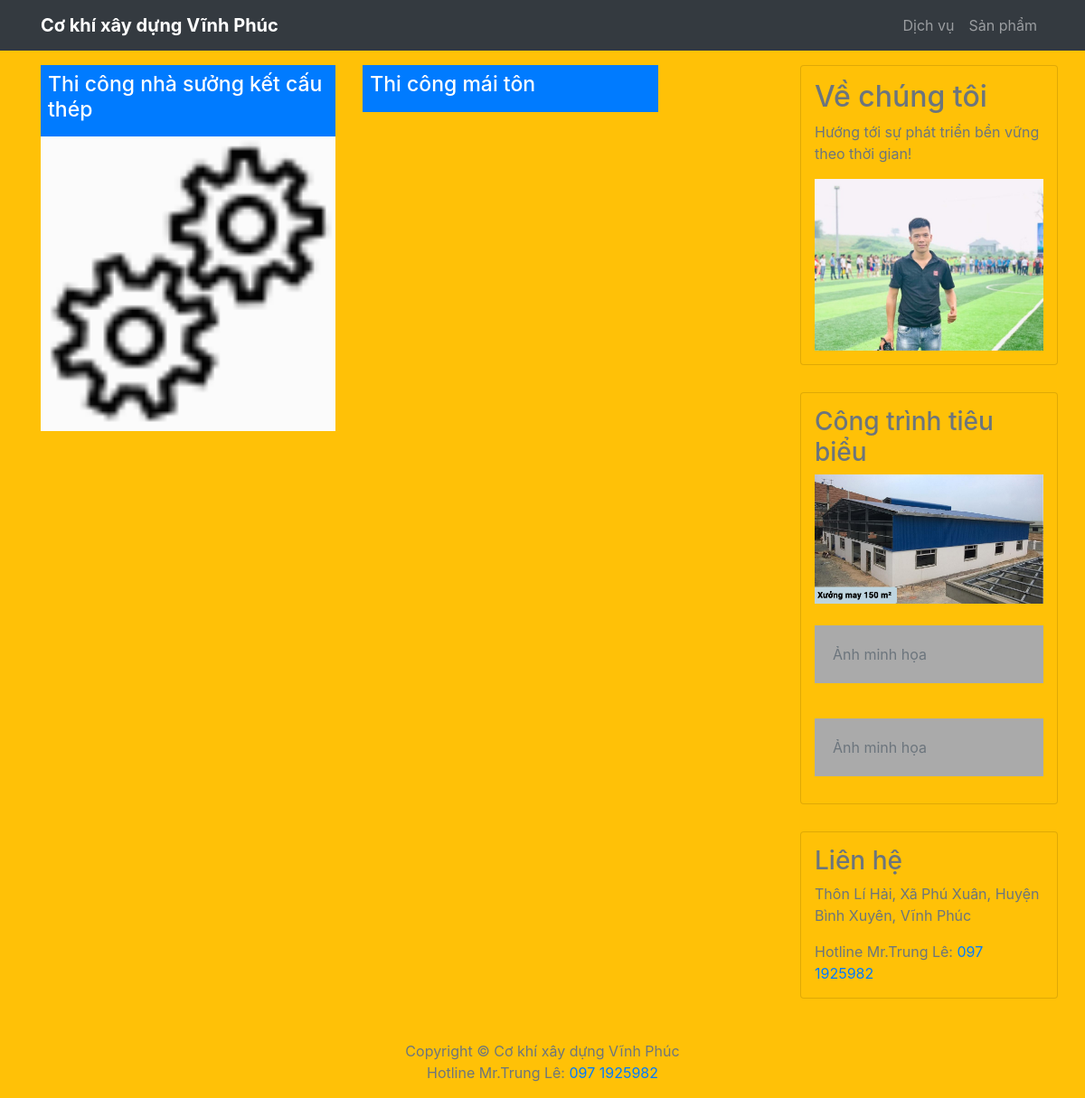
/dich-vu/, run on an earlier commit of the app's database.
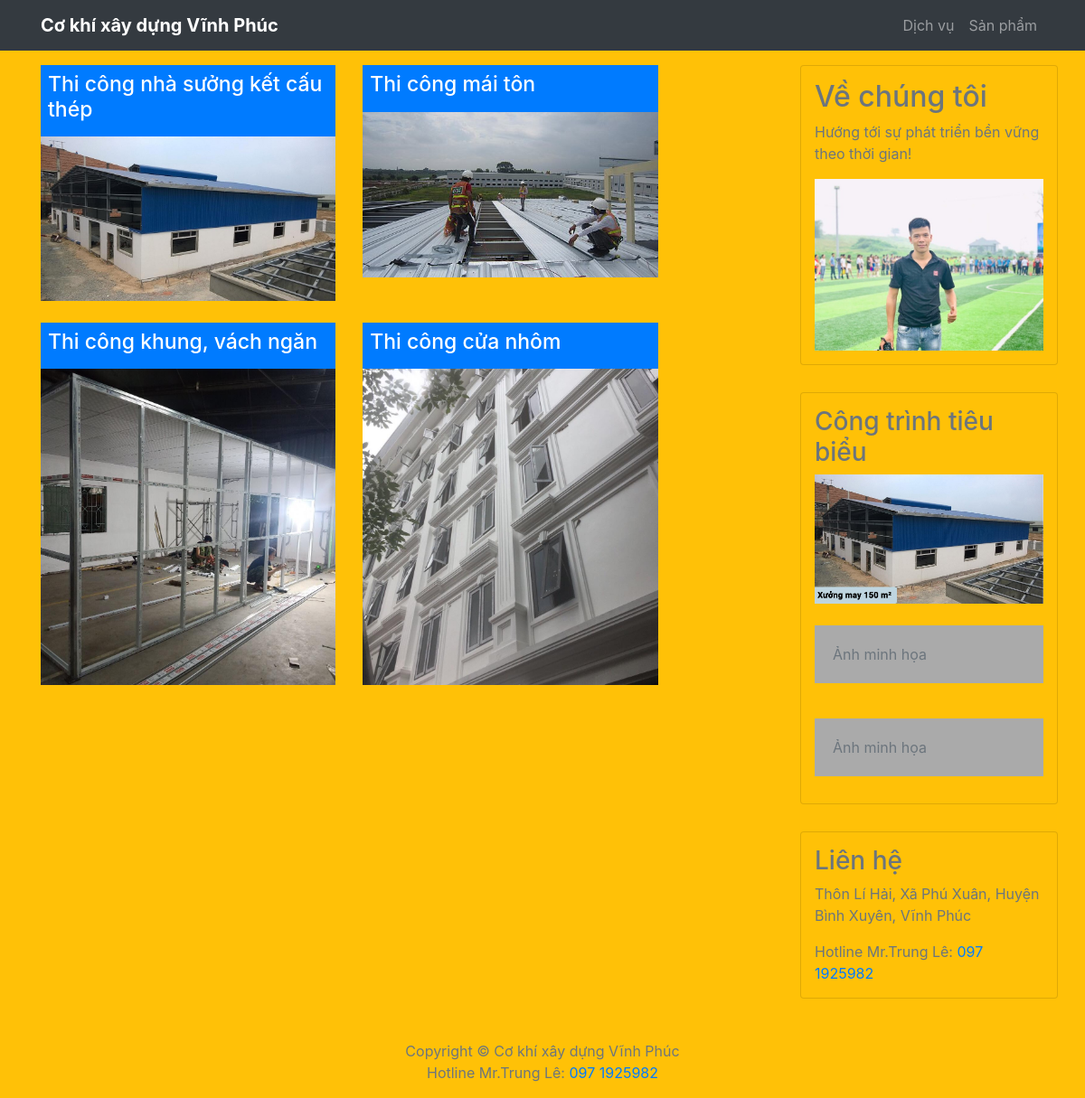
And on a later commit of the database.
### service/models.py (models this page shows, shortened)
class Service(models.Model):
    title = models.CharField(max_length=200, null=True, blank=False)
    slug = models.SlugField()
    content = models.TextField(null=True, blank=True)
    date_created = models.DateTimeField(auto_now_add=True)
    thumbnail = models.ImageField(upload_to = path_file_name, null=True, blank=True)

### service/views.py (the view)
# urls.py: path('', views.serviceList, name='service_list'),
def serviceList(request):
    services = Service.objects.all()
    return render(request, 'service_list.html', { 'services': services})

### templates/service_list.html (shortened to what this page needs)
{% extends "base.html" %}
{% load static %}
{% block extrahead %}
<link rel="stylesheet" href="{% static 'css/service_list.css' %}">
{% endblock extrahead %}
{% block content %}
<div class="row">
    <div class="col-md-9 pt-3">
        <div class="row">
            {% for service in services %}
            <div class="col-lg-5 col-md-6 mb-4 bg-warning text-muted service">
                <div class="p-2 bg-primary text-white">
                    <h2 href="#">{{service.title}}</h2>
                </div>
                <div class="thumbnail">
                    {% if service.thumbnail  %}
                        <img src="{{ service.thumbnail.url }}" alt="" srcset="">
                    {% else %}
                        <img src="/static/images/settings.gif" alt="" srcset="">
                    {% endif %}
                </div>
            </div>
            {% endfor %}
        </div>
    </div>
    <div class="col-md-3 p-0 pt-3">
        <div class="card bg-warning text-muted">
            <h2>Về chúng tôi</h2>
            <p>Hướng tới sự phát triển bền vững theo thời gian!</p>
            <div >
                <img class="w-100" src="/static/images/about-us.jpg" alt="" srcset="">
            </div>
        </div>
        <div class="card bg-warning text-muted">
            <h3>Công trình tiêu biểu</h3>
            <div class="">
                <img class="w-100" src="/static/images/tieu-bieu-1.jpg" alt="">
            </div><br>
            <div class="fakeimg">Ảnh minh họa</div><br>
            <div class="fakeimg">Ảnh minh họa</div>
        </div>
        <div class="card bg-warning text-muted">
            <h3>Liên hệ</h3>
            <p>Thôn Lí Hải, Xã Phú Xuân, Huyện Bình Xuyên, Vĩnh Phúc</p>
            <p class="m-0 text-muted">Hotline Mr.Trung Lê: <a href="tel:0971925982"> 097 1925982</a></p>
        </div>
    </div>
</div>
{% endblock content %}

### templates/base.html (shortened to what this page needs)
{% load static %}
<!DOCTYPE html>
<html>
<head>
    <link rel="stylesheet" href="https://stackpath.bootstrapcdn.com/bootstrap/4.4.1/css/bootstrap.min.css"
>
    <link rel="stylesheet" href="https://pro.fontawesome.com/releases/v5.10.0/css/all.css"
 />
    <link rel="stylesheet" href="{% static 'css/base.css' %}">
    {% block extrahead %}{% endblock extrahead %}
</head>
<body>
    <nav class="navbar navbar-expand-lg navbar-dark bg-dark">
        <div class="container">
            <a class="navbar-brand" href="/">Cơ khí xây dựng Vĩnh
                Phúc</a>
            <div class="collapse navbar-collapse" id="navbarNavDropdown">
                <ul class="navbar-nav ml-auto">
                    <li class="nav-item">
                        <a class="nav-link" href="{% url 'service_list' %}">Dịch vụ</a>
                    </li>
                    <li class="nav-item">
                        <a class="nav-link" href="{% url 'product_list' %}">Sản phẩm</a>
                    </li>
                </ul>
            </div>
        </div>
    </nav>
    <div class="container">
        {% block content %}{% endblock content %}
    </div>
    <footer class="py-3 bg-grey">
        <p class="m-0 text-muted text-center ">Copyright &copy; Cơ khí xây dựng Vĩnh Phúc</p>
        <p class="m-0 text-muted text-center ">Hotline Mr.Trung Lê: <a href="tel:0971925982"> 097 1925982</a></p>
    </footer>
</body>
</html>

### static/css/base.css (style rules this page uses)
:root { --main-bg-color: #ffc107; }
body { background-color: var(--main-bg-color) !important; }
.navbar-brand { font-weight: bold; }

### static/css/service_list.css (style rules this page uses)
.service { background-color: white; cursor: pointer; }
.service h2 { font-size: 23px; }
.thumbnail img { width: 100%; max-height: 350px; object-fit: cover; }
.card { padding: 15px; margin-bottom: 30px; }
.fakeimg { background-color: #aaa; width: 100%; padding: 20px; margin-bottom: 15px; }

What changed in the data, as far as the page shows it:
changed Service "Thi công nhà sưởng kết cấu thép": thumbnail: picture added
changed Service "Thi công mái tôn": thumbnail: picture added
added Service: title "Thi công khung, vách ngăn", thumbnail (picture)
added Service: title "Thi công cửa nhôm", thumbnail (picture)
